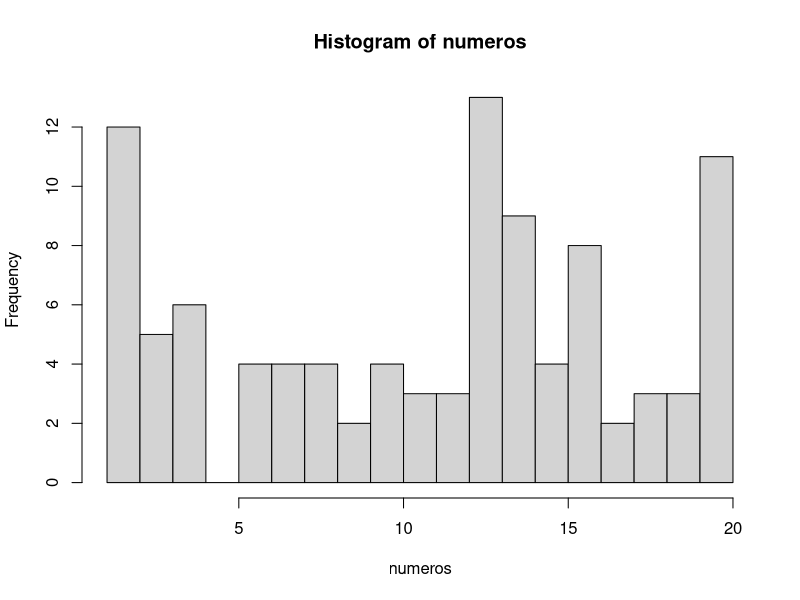

The R script that drew this image:
## ---- chunk 1
numeros <- sample(1:20, 100, TRUE)
numeros
## ---- chunk 2
mediana <- median(numeros)
mediana
## ---- chunk 3
media <- mean(numeros)
media
## ---- chunk 4
# El argumento breaks nos permite dividir en histograma en las partes que queramos
hist(numeros, breaks = 20)
## ---- chunk 5
tabla.frecuencias <- data.frame(table(numeros))
tabla.frecuencias
## ---- chunk 6
# Con la función seq, creamos una secuencia de 1 a 10 en intervalos de 0.1 en 0.1
secuencia <- seq(1, 10, 0.1)
muestra <- sample(secuencia, 100, TRUE)
muestra
## ---- chunk 7
# Aquí el cálculo de la mediana
mediana.muestra <- median(muestra)
mediana.muestra
## ---- chunk 8
# Aquí el cálculo de la media
media.muestra <- mean(muestra)
media.muestra
## ---- chunk 9
# Aquí el cálculo de la moda
tabla.moda <- data.frame(table(muestra))
tabla.moda
